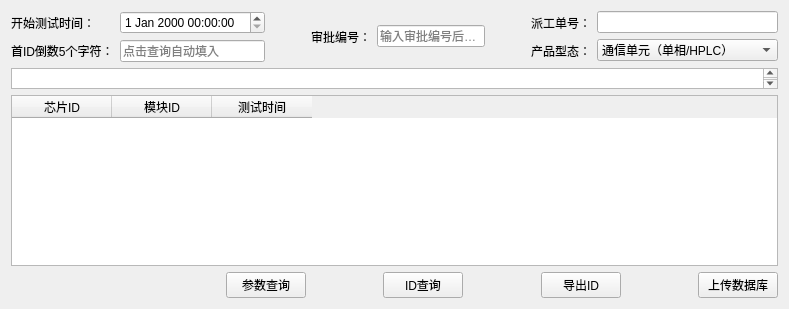
      <widget class="QWidget" name="tab_2">
       <attribute name="title">
        <string>单相集中器对应关系导出</string>
       </attribute>
       <layout class="QVBoxLayout" name="verticalLayout_7">
        <item>
         <layout class="QHBoxLayout" name="horizontalLayout_5">
          <item>
           <layout class="QHBoxLayout" name="horizontalLayout_4">
            <item>
             <layout class="QVBoxLayout" name="verticalLayout_5">
              <item>
               <widget class="QLabel" name="lb_start_datetime">
                <property name="text">
                 <string>开始测试时间：</string>
                </property>
               </widget>
              </item>
              <item>
               <widget class="QLabel" name="label">
                <property name="text">
                 <string>首ID倒数5个字符：</string>
                </property>
               </widget>
              </item>
             </layout>
            </item>
            <item>
             <layout class="QVBoxLayout" name="verticalLayout_6">
              <item>
               <widget class="QDateTimeEdit" name="start_datetime">
                <property name="maximumDateTime">
                 <datetime>
                  <hour>23</hour>
                  <minute>59</minute>
                  <second>59</second>
                  <year>9999</year>
                  <month>12</month>
                  <day>31</day>
                 </datetime>
                </property>
               </widget>
              </item>
              <item>
               <widget class="QLineEdit" name="lineEdit">
                <property name="text">
                 <string/>
                </property>
                <property name="placeholderText">
                 <string>点击查询自动填入</string>
                </property>
               </widget>
              </item>
             </layout>
            </item>
           </layout>
          </item>
          <item>
           <spacer name="horizontalSpacer_8">
            <property name="orientation">
             <enum>Qt::Horizontal</enum>
            </property>
            <property name="sizeHint" stdset="0">
             <size>
              <width>40</width>
              <height>20</height>
             </size>
            </property>
           </spacer>
          </item>
          <item>
           <widget class="QLabel" name="label_3">
            <property name="text">
             <string>审批编号：</string>
            </property>
           </widget>
          </item>
          <item>
           <widget class="QLineEdit" name="le_approval_no">
            <property name="placeholderText">
             <string>输入审批编号后6位</string>
            </property>
           </widget>
          </item>
          <item>
           <spacer name="horizontalSpacer_9">
            <property name="orientation">
             <enum>Qt::Horizontal</enum>
            </property>
            <property name="sizeHint" stdset="0">
             <size>
              <width>40</width>
              <height>20</height>
             </size>
            </property>
           </spacer>
          </item>
          <item>
           <layout class="QHBoxLayout" name="horizontalLayout_3">
            <item>
             <layout class="QVBoxLayout" name="verticalLayout_4">
              <item>
               <widget class="QLabel" name="label_2">
                <property name="text">
                 <string>派工单号：</string>
                </property>
               </widget>
              </item>
              <item>
               <widget class="QLabel" name="prod_type">
                <property name="text">
                 <string>产品型态：</string>
                </property>
               </widget>
              </item>
             </layout>
            </item>
            <item>
             <layout class="QVBoxLayout" name="verticalLayout_3">
              <item>
               <widget class="QLineEdit" name="value_order">
                <property name="text">
                 <string/>
                </property>
               </widget>
              </item>
              <item>
               <widget class="QComboBox" name="cb_prod_type">
                <property name="sizePolicy">
                 <sizepolicy hsizetype="Preferred" vsizetype="Fixed">
                  <horstretch>0</horstretch>
                  <verstretch>0</verstretch>
                 </sizepolicy>
                </property>
                <item>
                 <property name="text">
                  <string>通信单元（单相/HPLC）</string>
                 </property>
                </item>
                <item>
                 <property name="text">
                  <string>通信单元（三相/HPLC）</string>
                 </property>
                </item>
                <item>
                 <property name="text">
                  <string>通信单元（集中器I型/HPLC）</string>
                 </property>
                </item>
                <item>
                 <property name="text">
                  <string>通信单元（I采/HPLC）</string>
                 </property>
                </item>
                <item>
                 <property name="text">
                  <string>II型采集器（HPLC）</string>
                 </property>
                </item>
               </widget>
              </item>
             </layout>
            </item>
           </layout>
          </item>
         </layout>
        </item>
        <item>
         <widget class="QTextBrowser" name="textBrowser">
          <property name="enabled">
           <bool>true</bool>
          </property>
          <property name="sizePolicy">
           <sizepolicy hsizetype="Expanding" vsizetype="Ignored">
            <horstretch>0</horstretch>
            <verstretch>1</verstretch>
           </sizepolicy>
          </property>
         </widget>
        </item>
        <item>
         <widget class="QTableWidget" name="tableWidget">
          <property name="sizePolicy">
           <sizepolicy hsizetype="Expanding" vsizetype="Expanding">
            <horstretch>0</horstretch>
            <verstretch>8</verstretch>
           </sizepolicy>
          </property>
          <column>
           <property name="text">
            <string>芯片ID</string>
           </property>
          </column>
          <column>
           <property name="text">
            <string>模块ID</string>
           </property>
          </column>
          <column>
           <property name="text">
            <string>测试时间</string>
           </property>
          </column>
         </widget>
        </item>
        <item>
         <layout class="QHBoxLayout" name="horizontalLayout_2">
          <item>
           <spacer name="horizontalSpacer_5">
            <property name="orientation">
             <enum>Qt::Horizontal</enum>
            </property>
            <property name="sizeHint" stdset="0">
             <size>
              <width>40</width>
              <height>20</height>
             </size>
            </property>
           </spacer>
          </item>
          <item>
           <spacer name="horizontalSpacer_6">
            <property name="orientation">
             <enum>Qt::Horizontal</enum>
            </property>
            <property name="sizeHint" stdset="0">
             <size>
              <width>40</width>
              <height>20</height>
             </size>
            </property>
           </spacer>
          </item>
          <item>
           <spacer name="horizontalSpacer_7">
            <property name="orientation">
             <enum>Qt::Horizontal</enum>
            </property>
            <property name="sizeHint" stdset="0">
             <size>
              <width>40</width>
              <height>20</height>
             </size>
            </property>
           </spacer>
          </item>
          <item>
           <widget class="QPushButton" name="btn_configure">
            <property name="sizePolicy">
             <sizepolicy hsizetype="Expanding" vsizetype="Fixed">
              <horstretch>0</horstretch>
              <verstretch>0</verstretch>
             </sizepolicy>
            </property>
            <property name="text">
             <string>参数查询</string>
            </property>
           </widget>
          </item>
          <item>
           <spacer name="horizontalSpacer">
            <property name="orientation">
             <enum>Qt::Horizontal</enum>
            </property>
            <property name="sizeHint" stdset="0">
             <size>
              <width>40</width>
              <height>20</height>
             </size>
            </property>
           </spacer>
          </item>
          <item>
           <widget class="QPushButton" name="query">
            <property name="sizePolicy">
             <sizepolicy hsizetype="Expanding" vsizetype="Fixed">
              <horstretch>0</horstretch>
              <verstretch>0</verstretch>
             </sizepolicy>
            </property>
            <property name="text">
             <string>ID查询</string>
            </property>
           </widget>
          </item>
          <item>
           <spacer name="horizontalSpacer_2">
            <property name="orientation">
             <enum>Qt::Horizontal</enum>
            </property>
            <property name="sizeHint" stdset="0">
             <size>
              <width>40</width>
              <height>20</height>
             </size>
            </property>
           </spacer>
          </item>
          <item>
           <widget class="QPushButton" name="export_id">
            <property name="sizePolicy">
             <sizepolicy hsizetype="Expanding" vsizetype="Fixed">
              <horstretch>0</horstretch>
              <verstretch>0</verstretch>
             </sizepolicy>
            </property>
            <property name="text">
             <string>导出ID</string>
            </property>
           </widget>
          </item>
          <item>
           <spacer name="horizontalSpacer_4">
            <property name="orientation">
             <enum>Qt::Horizontal</enum>
            </property>
            <property name="sizeHint" stdset="0">
             <size>
              <width>40</width>
              <height>20</height>
             </size>
            </property>
           </spacer>
          </item>
          <item>
           <widget class="QPushButton" name="btn_upload">
            <property name="sizePolicy">
             <sizepolicy hsizetype="Expanding" vsizetype="Fixed">
              <horstretch>0</horstretch>
              <verstretch>0</verstretch>
             </sizepolicy>
            </property>
            <property name="text">
             <string>上传数据库</string>
            </property>
           </widget>
          </item>
         </layout>
        </item>
       </layout>
      </widget>
